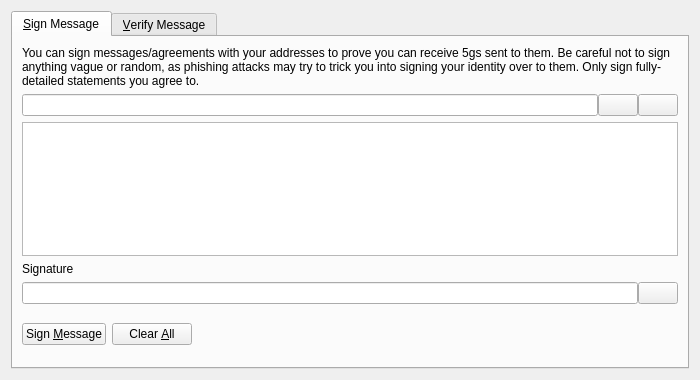
<?xml version="1.0" encoding="UTF-8"?>
<ui version="4.0">
 <class>SignVerifyMessageDialog</class>
 <widget class="QDialog" name="SignVerifyMessageDialog">
  <property name="geometry">
   <rect>
    <x>0</x>
    <y>0</y>
    <width>700</width>
    <height>380</height>
   </rect>
  </property>
  <property name="windowTitle">
   <string>Signatures - Sign / Verify a Message</string>
  </property>
  <property name="modal">
   <bool>true</bool>
  </property>
  <layout class="QVBoxLayout" name="verticalLayout">
   <item>
    <widget class="QTabWidget" name="tabWidget">
     <property name="currentIndex">
      <number>0</number>
     </property>
     <widget class="QWidget" name="tabSignMessage">
      <attribute name="title">
       <string>&amp;Sign Message</string>
      </attribute>
      <layout class="QVBoxLayout" name="verticalLayout_SM">
       <item>
        <widget class="QLabel" name="infoLabel_SM">
         <property name="text">
          <string>You can sign messages/agreements with your addresses to prove you can receive 5gs sent to them. Be careful not to sign anything vague or random, as phishing attacks may try to trick you into signing your identity over to them. Only sign fully-detailed statements you agree to.</string>
         </property>
         <property name="textFormat">
          <enum>Qt::PlainText</enum>
         </property>
         <property name="wordWrap">
          <bool>true</bool>
         </property>
        </widget>
       </item>
       <item>
        <layout class="QHBoxLayout" name="horizontalLayout_1_SM">
         <property name="spacing">
          <number>0</number>
         </property>
         <item>
          <widget class="QValidatedLineEdit" name="addressIn_SM">
           <property name="toolTip">
            <string>The 5G address to sign the message with</string>
           </property>
          </widget>
         </item>
         <item>
          <widget class="QPushButton" name="addressBookButton_SM">
           <property name="toolTip">
            <string>Choose previously used address</string>
           </property>
           <property name="text">
            <string/>
           </property>
           <property name="icon">
            <iconset resource="../5g.qrc">
             <normaloff>:/icons/address-book</normaloff>:/icons/address-book</iconset>
           </property>
           <property name="icon">
            <iconset resource="../5g.qrc">
             <normaloff>:/icons/address-book</normaloff>:/icons/address-book</iconset>
           </property>
           <property name="shortcut">
            <string>Alt+A</string>
           </property>
           <property name="autoDefault">
            <bool>false</bool>
           </property>
          </widget>
         </item>
         <item>
          <widget class="QPushButton" name="pasteButton_SM">
           <property name="toolTip">
            <string>Paste address from clipboard</string>
           </property>
           <property name="text">
            <string/>
           </property>
           <property name="icon">
            <iconset resource="../5g.qrc">
             <normaloff>:/icons/editpaste</normaloff>:/icons/editpaste</iconset>
           </property>
           <property name="icon">
            <iconset resource="../5g.qrc">
             <normaloff>:/icons/editpaste</normaloff>:/icons/editpaste</iconset>
           </property>
           <property name="shortcut">
            <string>Alt+P</string>
           </property>
           <property name="autoDefault">
            <bool>false</bool>
           </property>
          </widget>
         </item>
        </layout>
       </item>
       <item>
        <widget class="QPlainTextEdit" name="messageIn_SM">
         <property name="toolTip">
          <string>Enter the message you want to sign here</string>
         </property>
        </widget>
       </item>
       <item>
        <widget class="QLabel" name="signatureLabel_SM">
         <property name="text">
          <string>Signature</string>
         </property>
         <property name="textFormat">
          <enum>Qt::PlainText</enum>
         </property>
        </widget>
       </item>
       <item>
        <layout class="QHBoxLayout" name="horizontalLayout_2_SM">
         <property name="spacing">
          <number>0</number>
         </property>
         <item>
          <widget class="QLineEdit" name="signatureOut_SM">
           <property name="font">
            <font>
             <italic>true</italic>
            </font>
           </property>
           <property name="readOnly">
            <bool>true</bool>
           </property>
          </widget>
         </item>
         <item>
          <widget class="QPushButton" name="copySignatureButton_SM">
           <property name="toolTip">
            <string>Copy the current signature to the system clipboard</string>
           </property>
           <property name="text">
            <string/>
           </property>
           <property name="icon">
            <iconset resource="../5g.qrc">
             <normaloff>:/icons/editcopy</normaloff>:/icons/editcopy</iconset>
           </property>
           <property name="icon">
            <iconset resource="../5g.qrc">
             <normaloff>:/icons/editcopy</normaloff>:/icons/editcopy</iconset>
           </property>
           <property name="autoDefault">
            <bool>false</bool>
           </property>
          </widget>
         </item>
        </layout>
       </item>
       <item>
        <layout class="QHBoxLayout" name="horizontalLayout_3_SM">
         <item>
          <widget class="QPushButton" name="signMessageButton_SM">
           <property name="toolTip">
            <string>Sign the message to prove you own this 5G address</string>
           </property>
           <property name="text">
            <string>Sign &amp;Message</string>
           </property>
           <property name="icon">
            <iconset resource="../5g.qrc">
             <normaloff>:/icons/edit</normaloff>:/icons/edit</iconset>
           </property>
           <property name="icon">
            <iconset resource="../5g.qrc">
             <normaloff>:/icons/edit</normaloff>:/icons/edit</iconset>
           </property>
           <property name="autoDefault">
            <bool>false</bool>
           </property>
          </widget>
         </item>
         <item>
          <widget class="QPushButton" name="clearButton_SM">
           <property name="toolTip">
            <string>Reset all sign message fields</string>
           </property>
           <property name="text">
            <string>Clear &amp;All</string>
           </property>
           <property name="icon">
            <iconset resource="../5g.qrc">
             <normaloff>:/icons/remove</normaloff>:/icons/remove</iconset>
           </property>
           <property name="icon">
            <iconset resource="../5g.qrc">
             <normaloff>:/icons/remove</normaloff>:/icons/remove</iconset>
           </property>
           <property name="autoDefault">
            <bool>false</bool>
           </property>
          </widget>
         </item>
         <item>
          <spacer name="horizontalSpacer_1_SM">
           <property name="orientation">
            <enum>Qt::Horizontal</enum>
           </property>
           <property name="sizeHint" stdset="0">
            <size>
             <width>40</width>
             <height>48</height>
            </size>
           </property>
          </spacer>
         </item>
         <item>
          <widget class="QLabel" name="statusLabel_SM">
           <property name="font">
            <font>
             <weight>75</weight>
             <bold>true</bold>
            </font>
           </property>
           <property name="text">
            <string/>
           </property>
           <property name="wordWrap">
            <bool>true</bool>
           </property>
          </widget>
         </item>
         <item>
          <spacer name="horizontalSpacer_2_SM">
           <property name="orientation">
            <enum>Qt::Horizontal</enum>
           </property>
           <property name="sizeHint" stdset="0">
            <size>
             <width>40</width>
             <height>48</height>
            </size>
           </property>
          </spacer>
         </item>
        </layout>
       </item>
      </layout>
     </widget>
     <widget class="QWidget" name="tabVerifyMessage">
      <attribute name="title">
       <string>&amp;Verify Message</string>
      </attribute>
      <layout class="QVBoxLayout" name="verticalLayout_VM">
       <item>
        <widget class="QLabel" name="infoLabel_VM">
         <property name="text">
          <string>Enter the receiver's address, message (ensure you copy line breaks, spaces, tabs, etc. exactly) and signature below to verify the message. Be careful not to read more into the signature than what is in the signed message itself, to avoid being tricked by a man-in-the-middle attack. Note that this only proves the signing party receives with the address, it cannot prove sendership of any transaction!</string>
         </property>
         <property name="textFormat">
          <enum>Qt::PlainText</enum>
         </property>
         <property name="alignment">
          <set>Qt::AlignLeading|Qt::AlignLeft|Qt::AlignTop</set>
         </property>
         <property name="wordWrap">
          <bool>true</bool>
         </property>
        </widget>
       </item>
       <item>
        <layout class="QHBoxLayout" name="horizontalLayout_1_VM">
         <property name="spacing">
          <number>0</number>
         </property>
         <item>
          <widget class="QValidatedLineEdit" name="addressIn_VM">
           <property name="toolTip">
            <string>The 5G address the message was signed with</string>
           </property>
          </widget>
         </item>
         <item>
          <widget class="QPushButton" name="addressBookButton_VM">
           <property name="toolTip">
            <string>Choose previously used address</string>
           </property>
           <property name="text">
            <string/>
           </property>
           <property name="icon">
            <iconset resource="../5g.qrc">
             <normaloff>:/icons/address-book</normaloff>:/icons/address-book</iconset>
           </property>
           <property name="icon">
            <iconset resource="../5g.qrc">
             <normaloff>:/icons/address-book</normaloff>:/icons/address-book</iconset>
           </property>
           <property name="shortcut">
            <string>Alt+A</string>
           </property>
           <property name="autoDefault">
            <bool>false</bool>
           </property>
          </widget>
         </item>
        </layout>
       </item>
       <item>
        <widget class="QPlainTextEdit" name="messageIn_VM"/>
       </item>
       <item>
        <widget class="QValidatedLineEdit" name="signatureIn_VM"/>
       </item>
       <item>
        <layout class="QHBoxLayout" name="horizontalLayout_2_VM">
         <item>
          <widget class="QPushButton" name="verifyMessageButton_VM">
           <property name="toolTip">
            <string>Verify the message to ensure it was signed with the specified 5G address</string>
           </property>
           <property name="text">
            <string>Verify &amp;Message</string>
           </property>
           <property name="icon">
            <iconset resource="../5g.qrc">
             <normaloff>:/icons/transaction_0</normaloff>:/icons/transaction_0</iconset>
           </property>
           <property name="icon">
            <iconset resource="../5g.qrc">
             <normaloff>:/icons/transaction_0</normaloff>:/icons/transaction_0</iconset>
           </property>
           <property name="autoDefault">
            <bool>false</bool>
           </property>
          </widget>
         </item>
         <item>
          <widget class="QPushButton" name="clearButton_VM">
           <property name="toolTip">
            <string>Reset all verify message fields</string>
           </property>
           <property name="text">
            <string>Clear &amp;All</string>
           </property>
           <property name="icon">
            <iconset resource="../5g.qrc">
             <normaloff>:/icons/remove</normaloff>:/icons/remove</iconset>
           </property>
           <property name="icon">
            <iconset resource="../5g.qrc">
             <normaloff>:/icons/remove</normaloff>:/icons/remove</iconset>
           </property>
           <property name="autoDefault">
            <bool>false</bool>
           </property>
          </widget>
         </item>
         <item>
          <spacer name="horizontalSpacer_1_VM">
           <property name="orientation">
            <enum>Qt::Horizontal</enum>
           </property>
           <property name="sizeHint" stdset="0">
            <size>
             <width>40</width>
             <height>48</height>
            </size>
           </property>
          </spacer>
         </item>
         <item>
          <widget class="QLabel" name="statusLabel_VM">
           <property name="font">
            <font>
             <weight>75</weight>
             <bold>true</bold>
            </font>
           </property>
           <property name="text">
            <string/>
           </property>
           <property name="wordWrap">
            <bool>true</bool>
           </property>
          </widget>
         </item>
         <item>
          <spacer name="horizontalSpacer_2_VM">
           <property name="orientation">
            <enum>Qt::Horizontal</enum>
           </property>
           <property name="sizeHint" stdset="0">
            <size>
             <width>40</width>
             <height>48</height>
            </size>
           </property>
          </spacer>
         </item>
        </layout>
       </item>
      </layout>
     </widget>
    </widget>
   </item>
  </layout>
 </widget>
 <customwidgets>
  <customwidget>
   <class>QValidatedLineEdit</class>
   <extends>QLineEdit</extends>
   <header>qt/qvalidatedlineedit.h</header>
  </customwidget>
 </customwidgets>
 <resources>
  <include location="../5g.qrc"/>
 </resources>
 <connections/>
</ui>
